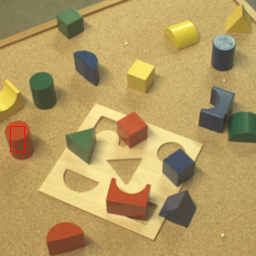
#> input picture images/canvas.png, 256 x 256 px
$ python contour.py
#> lines starting #> are read from the running program, lines starting #| are printed output that depends on the picture; after the words box and inside, x2 and y2 are one past the last pixel; in counts of white or black regions, pixels touching at a corner belong together
import cv2 as cv
import numpy as np
import matplotlib.pyplot as plt

from mask import robert3d, prewitt, sobel, laplacien1, laplacien2


tmpImage = cv.imread("../images/canvas.png",0)
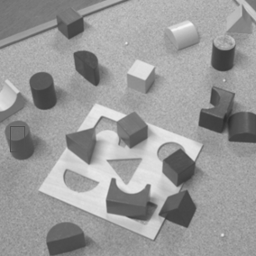
#> tmpImage: shape (256, 256); min 43, max 246, mean 153.9


def convolution2D(image, filtre):
    shape = np.shape(image) # (256, 256)
    imageConvolue = np.zeros(shape) # (256, 256) filled with 0

    c = (filtre.shape[0]-1) // 2
    l = (filtre.shape[1]-1) // 2

    for i in range(l, (image.shape[1] - l)): # 1:255
        for j in range(c, (image.shape[0] - c)): # 0:255
            imageConvolue[i,j] = np.sum(image[i - c : i + c + 1, j - l : j + l + 1] * filtre)

    return imageConvolue

def imgContourGRAD(image, filtre, seuil):
    gx = convolution2D(image, filtre)
    gy = convolution2D(image, np.rot90(filtre))
    module = np.sqrt(gx * gx + gy * gy)

    ret, contour = cv.threshold(module, seuil, 255, cv.THRESH_BINARY)

    return contour

def imgContourLAPLAC(image, filtre, seuil):
    laplace = convolution2D(image, filtre)

    shape = np.shape(image) # (256, 256)
    imageRes = np.zeros(shape) # (256, 256) filled with 0

    t = 3 // 2

    for heigth in range(t, (laplace.shape[1] - t )):
        for width in range(t, (laplace.shape[0] - t )):
            #
            matrix = laplace[width - t : width + t + 1, heigth - t : heigth + t + 1]

            minValue = np.min(matrix)
            maxValue = np.max(matrix)
            moyValue = maxValue - minValue

            if(maxValue > 0 and minValue < 0 and moyValue > seuil):
                imageRes[width, heigth] = 1
            else:
                imageRes[width, heigth] = 0

    return imageRes,laplace

def openImageInWindow(image1):
    plt.figure("title")

    plt.subplot(1,1,1)
    plt.imshow(image1)

    plt.show()


def openImagesInWindow(image1, image2, image3):
    plt.figure("title")

    plt.subplot(1,3,1)
    plt.imshow(image1,'gray')


    plt.subplot(1,3,2)
    plt.imshow(image2,'gray')

    plt.subplot(1,3,3)
    plt.imshow(image3,'gray')

    plt.show()


tmpSeuil = 50

imgRobert   = imgContourGRAD(tmpImage, robert3d, tmpSeuil)
#> after the loop in convolution2D, `for i in range(l, (image.shape[1] - l)):`:
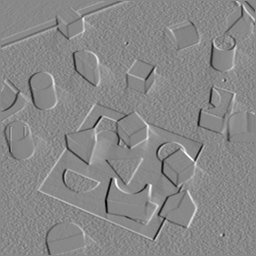
#> imageConvolue: shape (256, 256) float64; min -125, max 109, mean 0; drawn with min black and max white
#> after the loop in convolution2D (call 2), `for i in range(l, (image.shape[1] - l)):`:
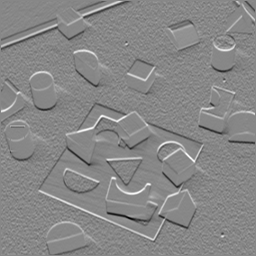
#> imageConvolue: shape (256, 256) float64; min -126, max 111, mean 0; drawn with min black and max white
#> in imgContourGRAD, `module = np.sqrt(gx * gx + gy * gy)`:
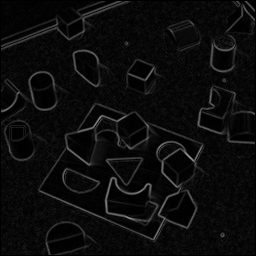
#> module: shape (256, 256) float64; min 0, max 148.6, mean 12.3
#> in imgContourGRAD, `ret, contour = cv.threshold(module, seuil, 255, cv.THRESH_BINARY)`:
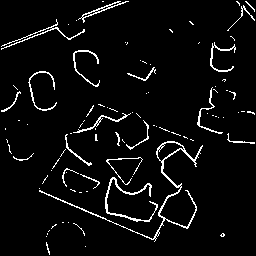
#> contour: shape (256, 256) float64; 4.7% white in thin lines or dots
#> in imgContourGRAD, `ret, contour = cv.threshold(module, seuil, 255, cv.THRESH_BINARY)`: ret = 50
imgPrewitt  = imgContourGRAD(tmpImage, prewitt, tmpSeuil)
#> call 2 of imgContourGRAD, with filtre = array of shape (3, 3), seuil = 50
#> in imgContourGRAD (call 2), `module = np.sqrt(gx * gx + gy * gy)`:
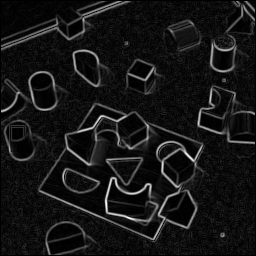
#> module: shape (256, 256) float64; min 0, max 376, mean 32.4; drawn with min black and max white
#> in imgContourGRAD (call 2), `ret, contour = cv.threshold(module, seuil, 255, cv.THRESH_BINARY)`: contour: shape (256, 256) float64; 14.8% white in thin lines or dots
imgSobel    = imgContourGRAD(tmpImage, sobel, tmpSeuil)
#> call 3 of imgContourGRAD, with filtre = array of shape (3, 3), seuil = 50
#> in imgContourGRAD (call 3), `ret, contour = cv.threshold(module, seuil, 255, cv.THRESH_BINARY)`:
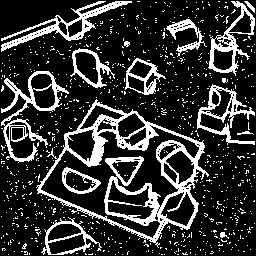
#> contour: shape (256, 256) float64; 20.5% white; 809 white regions (794 under 20 px), largest, box (x1, y1, x2, y2) and area: (36, 99, 209, 248) 5023, (1, 71, 69, 163) 1340, (1, 1, 132, 52) 1219

openImagesInWindow(imgRobert, imgPrewitt, imgSobel)

# [7 lines of commented-out code are left out]
#> (the run stopped early here; a loop or call above may not have finished)
